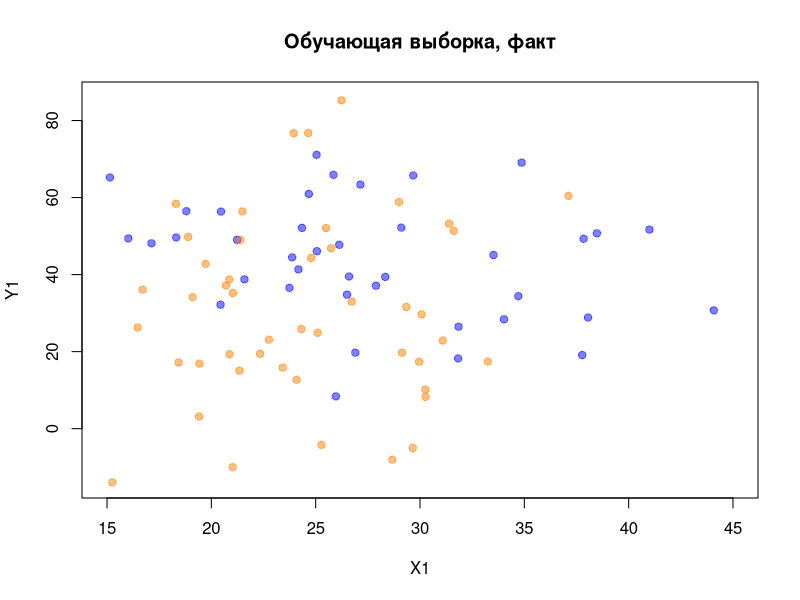
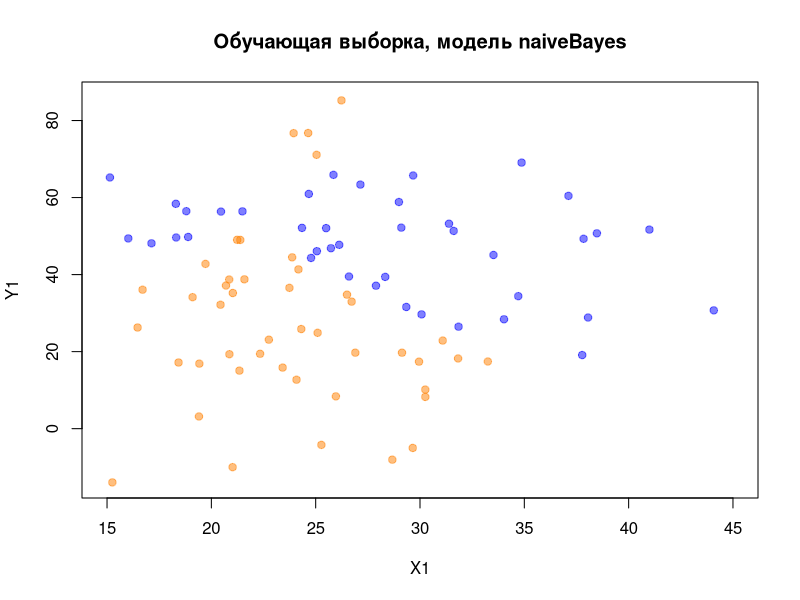
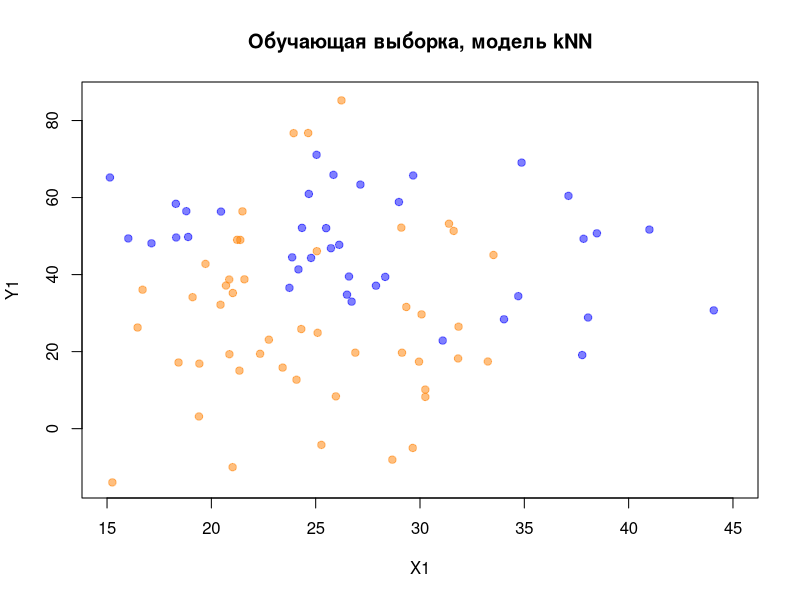

Reproduce these figures in R, in order.
## ---- chunk 1
library('mlbench')
library('class')
library('car')
library('class')
library('e1071')
library('MASS')

my.seed <- 12345

n <- 100               # наблюдений всего
train.percent <- 0.85  # доля обучающей выборки

set.seed(my.seed)
class.0 <- mvrnorm(45, mu = c(30, 41), 
                   Sigma = matrix(c(6^2, 0, 0, 13.7^2), 2, 2, byrow = T))

set.seed(my.seed + 1)
class.1 <- mvrnorm(55, mu = c(25, 31), 
                   Sigma = matrix(c(4.3^2, 0, 0, 21^2), 2, 2, byrow = T))

x1 <- c(class.0[, 1], class.1[, 1])
x2 <- c(class.0[, 2], class.1[, 2])

y <- c(rep(0, nrow(class.0)), rep(1, nrow(class.1)))

# классы для наблюдений сетки
rules <- function(x1, x2){
  ifelse(x2 < 1.6*x1 + 19, 0, 1)
}
set.seed(my.seed)
inTrain <- sample(seq_along(x1), train.percent*n)
x1.train <- x1[inTrain]
x2.train <- x2[inTrain]
x1.test <- x1[-inTrain]
x2.test <- x2[-inTrain]
y.train <- y[inTrain]
y.test <- y[-inTrain]

# фрейм с обучающей выборкой
df.train.1 <- data.frame(x1 = x1.train, x2 = x2.train, y = y.train)
# фрейм с тестовой выборкой
df.test.1 <- data.frame(x1 = x1.test, x2 = x2.test)
# для сетки (истинных областей классов): целочисленные значения x1, x2
x1.grid <- rep(seq(floor(min(x1)), ceiling(max(x1)), by = 1),
               ceiling(max(x2)) - floor(min(x2)) + 1)
x2.grid <- rep(seq(floor(min(x2)), ceiling(max(x2)), by = 1),
               each = ceiling(max(x1)) - floor(min(x1)) + 1)

# классы для наблюдений сетки
y.grid <- rules(x1.grid, x2.grid)

# фрейм для сетки
df.grid.1 <- data.frame(x1 = x1.grid, x2 = x2.grid, y = y.grid)

# цвета для графиков
cls <- c('blue', 'orange')
cls.t <- c(rgb(0, 0, 1, alpha = 0.5), rgb(1,0.5,0, alpha = 0.5))

# график истинных классов
plot( df.grid.1$x1, df.grid.1$x2,
      pch = ' ', col = cls[df.grid.1[, 'y'] + 1],
      xlab = 'X1', ylab = 'Y1',
      main = 'Обучающая выборка, факт')
# точки фактических наблюдений
points(df.train.1$x1, df.train.1$x2, pch = 21,
       bg = cls.t[df.train.1[, 'y'] + 1], 
       col = cls.t[df.train.1[, 'y'] + 1])

## ---- chunk 2
# строим модель
nb <- naiveBayes(y ~ ., data = df.train.1)
# получаем модельные значения на обучающей выборке как классы
y.nb.train <- ifelse(predict(nb, df.train.1[, -3],type = 'raw')[,2]>0.5, 1,0) #останутся только x1 x2

# график истинных классов
plot( df.grid.1$x1, df.grid.1$x2,
      pch = ' ',  col = cls[df.grid.1[, 'y'] + 1], 
      xlab = 'X1', ylab = 'Y1',
      main = 'Обучающая выборка, модель naiveBayes')
# точки наблюдений, предсказанных по модели
points(df.train.1$x1, df.train.1$x2,
       pch = 21, bg = cls.t[y.nb.train + 1], 
       col = cls.t[y.nb.train + 1])

# матрица неточностей на обучающей выборке
tbl <- table(y.train, y.nb.train)
tbl

# точность, или верность (Accuracy)
Acc <- sum(diag(tbl)) / sum(tbl)
Acc


# прогноз на тестовую выборку
y.nb.test <- ifelse(predict(nb, df.test.1[, -3],type = 'raw')[,2] > 0.5, 1,0)

# матрица неточностей на тестовой выборке
tbl <- table(y.test, y.nb.test)
tbl

# точность, или верность (Accuracy)
Acc <- sum(diag(tbl)) / sum(tbl)
Acc
## ---- chunk 3
# строим модель и делаем прогноз
y.knn.train <- knn(train = scale(df.train.1[,-3]), 
                   test= scale(df.train.1[,-3]),
                   cl=df.train.1$y, k=3)

# график истинных классов
plot(df.grid.1$x1, df.grid.1$x2,
     pch = ' ', col = cls[df.grid.1[, 'y'] + 1],
     xlab = 'X1', ylab = 'Y1',
     main = 'Обучающая выборка, модель kNN')
# точки наблюдений, предсказанных по модели
points(df.train.1$x1, df.train.1$x2,
       pch = 21, bg = cls.t[as.numeric(y.knn.train)], 
       col = cls.t[as.numeric(y.knn.train)])

# матрица неточностей на обучающей выборке
tbl <- table(y.train, y.knn.train)
tbl

# точность (Accuracy)
Acc <- sum(diag(tbl)) / sum(tbl)
Acc

# прогноз на тестовую выборку
y.knn.test <- knn(train = scale(df.train.1[,-3]), 
                  test= scale(df.test.1[,-3]),
                  cl=df.train.1$y, k=3)

# матрица неточностей на тестовой выборке
tbl <- table(y.test, y.knn.test)
tbl

# точность (Accuracy)
Acc <- sum(diag(tbl)) / sum(tbl)
Acc

# чувствительность
TPR <- tbl[2,2] / sum(tbl[2,2], tbl[2,1])
TPR
# специфичность
SPC <- tbl[2,1] / sum(tbl[1,1], tbl[1,2])
SPC
# ценность положительного прогноза
PPV <- tbl[2,2] / sum(tbl[1,2], tbl[2,2])
PPV
# ценность отрицательного прогноза
NPV <- tbl[1,1] / sum(tbl[1,1], tbl[2,1])
NPV
# Доля ложноотрицательных исходов
FNR <- 1 - TPR
FNR
# Доля ложных срабатываний
FPR <- 1 - SPC
FPR
#Доля ложного обнаружения 
FDR <- 1 - PPV
FDR
#Корреляция Мэтьюса
MCC <- (prod(diag(tbl)) - prod(tbl[1,2], tbl[2,1])) / 
  ((tbl[1,1] + tbl[2,1]) * (tbl[1,2] + tbl[2,2]) * (tbl[1,1] + tbl[1,2]) * 
     (tbl[2,2] + tbl[2,1]))^(1/2)
MCC

